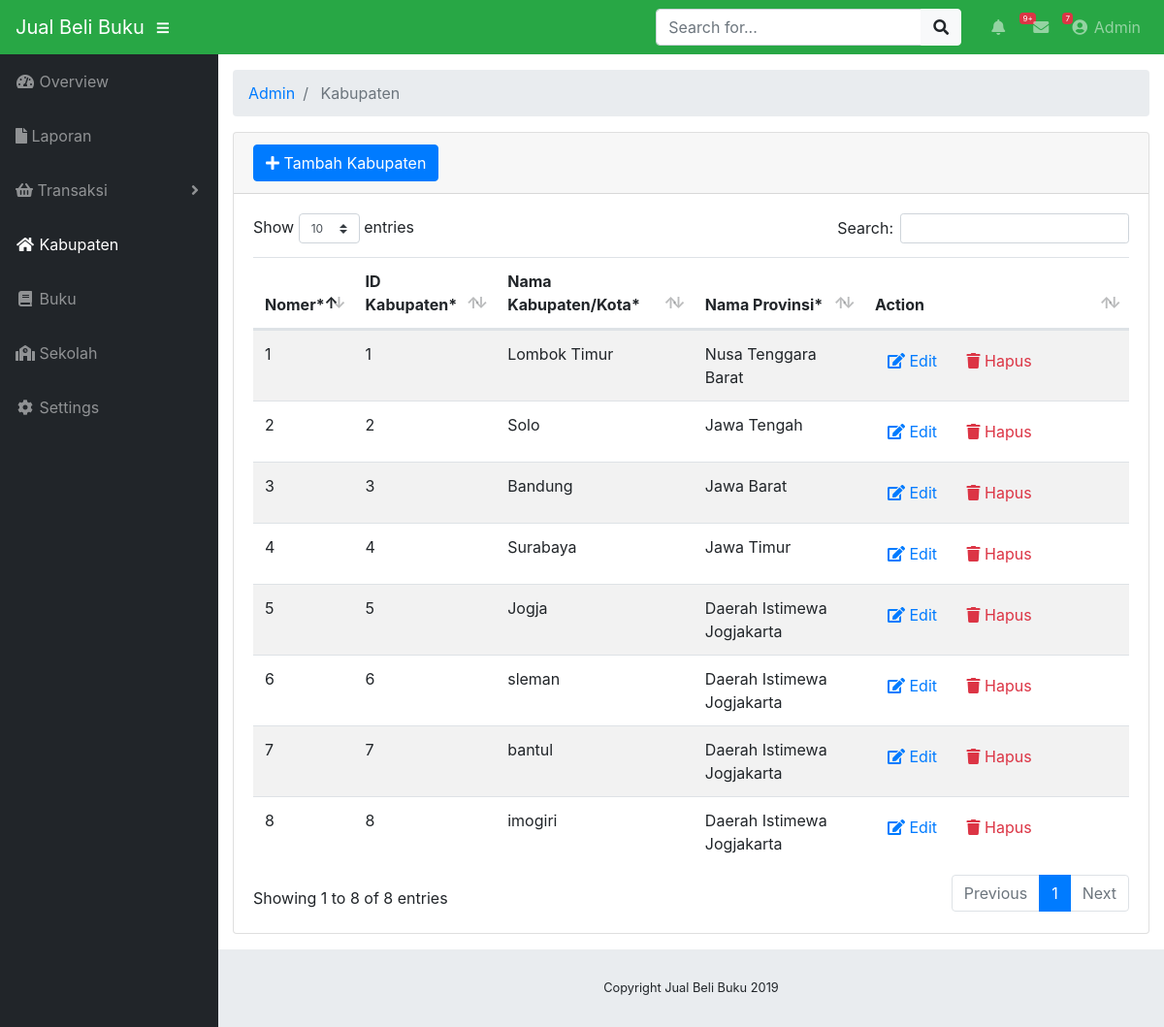
The page /index.php/admin/kabupaten on the database its author committed.
### tables this page shows
CREATE TABLE `tbl_kabupaten` (
  `id_kabupaten` int(11) NOT NULL,
  `nama_kabupaten` varchar(100) NOT NULL,
  `provinsi` varchar(100) NOT NULL
);

### application/controllers/admin/Kabupaten.php (called while the page is built, shortened)
<?php
class Kabupaten extends CI_Controller{
	function __construct(){
		$this->load->model('m_kabupaten');
		$this->load->library('form_validation');
	}
	function index(){
        $data["kabupaten"] = $this->m_kabupaten->getAll();
        $this->load->view("admin/kabupaten/v_tampil_kabupaten", $data);
	}
}

### index.php (called while the page is built, shortened)
<?php
require_once BASEPATH.'core/CodeIgniter.php';

### application/models/M_kabupaten.php (called while the page is built, shortened)
<?php
class M_kabupaten extends CI_Model{
    private $_table = "tbl_kabupaten";
    public function getAll()
    {
        return $this->db->get($this->_table)->result();
    }
}

### application/views/admin/kabupaten/v_tampil_kabupaten.php (the view, shortened to what this page needs)
<!DOCTYPE html>
<html lang="en">
<head>
</head>
<body id="page-top">
	<div id="wrapper">
		<div id="content-wrapper">
			<div class="container-fluid">
				<div class="card mb-3">
					<div class="card-header">
						<a class="btn btn-primary" href="<?php echo site_url('admin/kabupaten/add') ?>"><i class="fas fa-plus"></i> Tambah Kabupaten    </a>
					</div>
					<div class="card-body">
						<div class="table-responsive">
							<table class="table table-striped" id="dataTable" width="100%" cellspacing="0">
								<thead>
									<tr>
										<th>Nomer*</th>
										<th>ID Kabupaten*</th>
										<th>Nama Kabupaten/Kota*</th>
										<th>Nama Provinsi*</th>
										<th>Action</th>
									</tr>
								</thead>
								<tbody>
                                    <?php $no=0; foreach ($kabupaten as $data): $no++;?>
									<tr>
										<td>
											<?php echo $no?>
										</td>
										<td>
											<?php echo $data->id_kabupaten ?>
										</td>
										<td>
											<?php echo $data->nama_kabupaten ?>
										</td>
										<td>
											<?php echo $data->provinsi ?>
										</td>
										<td width="250">
											<a href="<?php echo site_url('admin/kabupaten/edit/'.$data->id_kabupaten) ?>"
											 class="btn btn-small"><i class="fas fa-edit"></i> Edit</a>
											<a data-toggle="modal" data-target="#ModalHapus<?php echo $data->id_kabupaten?>"
											class="btn btn-small text-danger"><i class="fas fa-trash"></i> Hapus</a>
										</td>
									</tr>
                                    <?php endforeach; ?>
								</tbody>
							</table>
						</div>
					</div>
				</div>
			</div>
		</div>
	</div>
</body>
</html>

### css/sb-admin.css (style rules this page uses)
html { position: relative; min-height: 100%; }
body { height: 100%; }
#wrapper { display: -webkit-box; display: -ms-flexbox; display: flex; }
#wrapper #content-wrapper { overflow-x: hidden; width: 100%; padding-top: 1rem; padding-bottom: 80px; }
:root { --input-padding-x: 0.75rem; --input-padding-y: 0.75rem; }

### rows shown on the page
tbl_kabupaten: id_kabupaten "1", nama_kabupaten "Lombok Timur", provinsi "Nusa Tenggara Barat"
tbl_kabupaten: id_kabupaten "2", nama_kabupaten "Solo", provinsi "Jawa Tengah"
tbl_kabupaten: id_kabupaten "3", nama_kabupaten "Bandung", provinsi "Jawa Barat"
tbl_kabupaten: id_kabupaten "4", nama_kabupaten "Surabaya", provinsi "Jawa Timur"
tbl_kabupaten: id_kabupaten "5", nama_kabupaten "Jogja", provinsi "Daerah Istimewa Jogjakarta"
tbl_kabupaten: id_kabupaten "6", nama_kabupaten "sleman", provinsi "Daerah Istimewa Jogjakarta"
tbl_kabupaten: id_kabupaten "7", nama_kabupaten "bantul", provinsi "Daerah Istimewa Jogjakarta"
tbl_kabupaten: id_kabupaten "8", nama_kabupaten "imogiri", provinsi "Daerah Istimewa Jogjakarta"

### other values the page prints
SITE_NAME "Jual Beli Buku"
$segment "Admin"
$segment "Kabupaten"
Date('Y') "2019"
